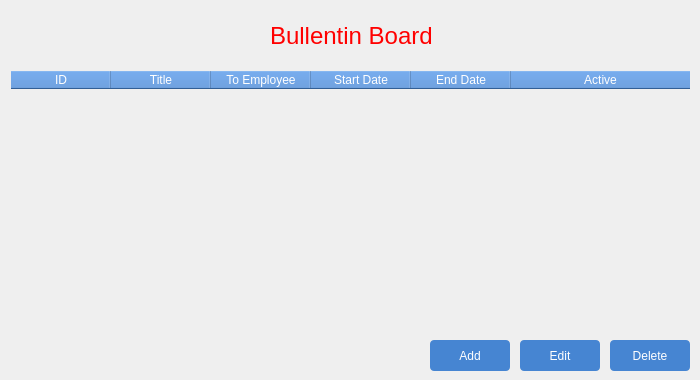
    <widget class="QWidget" name="page_bulletin_board">
     <widget class="QPushButton" name="btnBullentinBoardDelete">
      <property name="geometry">
       <rect>
        <x>610</x>
        <y>340</y>
        <width>80</width>
        <height>31</height>
       </rect>
      </property>
      <property name="font">
       <font>
        <family>Arial</family>
        <pointsize>9</pointsize>
       </font>
      </property>
      <property name="styleSheet">
       <string notr="true">QPushButton {
	text-align: center;
	color: #fff;
	background-color: rgba(70, 133, 210, 1);
	border-radius: 4px;
}

QPushButton:hover {
	background-color: rgba(70, 133, 210, 0.7);
}</string>
      </property>
      <property name="text">
       <string>Delete</string>
      </property>
      <property name="icon">
       <iconset>
        <normaloff>../icons/close.png</normaloff>../icons/close.png</iconset>
      </property>
      <property name="iconSize">
       <size>
        <width>12</width>
        <height>12</height>
       </size>
      </property>
     </widget>
     <widget class="QTableWidget" name="tableBullentinBoard">
      <property name="geometry">
       <rect>
        <x>10</x>
        <y>70</y>
        <width>681</width>
        <height>261</height>
       </rect>
      </property>
      <property name="styleSheet">
       <string notr="true">QTableWidget {
	background: transparent;
}

QHeaderView::section {	
	color: white; 
	background-color: rgba(70, 133, 210, 1);
}</string>
      </property>
      <attribute name="horizontalHeaderHighlightSections">
       <bool>false</bool>
      </attribute>
      <attribute name="horizontalHeaderShowSortIndicator" stdset="0">
       <bool>false</bool>
      </attribute>
      <attribute name="horizontalHeaderStretchLastSection">
       <bool>true</bool>
      </attribute>
      <column>
       <property name="text">
        <string>ID</string>
       </property>
       <property name="font">
        <font>
         <family>Arial</family>
        </font>
       </property>
      </column>
      <column>
       <property name="text">
        <string>Title</string>
       </property>
       <property name="font">
        <font>
         <family>Arial</family>
        </font>
       </property>
      </column>
      <column>
       <property name="text">
        <string>To Employee</string>
       </property>
      </column>
      <column>
       <property name="text">
        <string>Start Date</string>
       </property>
       <property name="font">
        <font>
         <family>Arial</family>
        </font>
       </property>
      </column>
      <column>
       <property name="text">
        <string>End Date</string>
       </property>
       <property name="font">
        <font>
         <family>Arial</family>
        </font>
       </property>
      </column>
      <column>
       <property name="text">
        <string>Active</string>
       </property>
       <property name="font">
        <font>
         <family>Arial</family>
        </font>
       </property>
      </column>
     </widget>
     <widget class="QPushButton" name="btnBullentinBoardEdit">
      <property name="geometry">
       <rect>
        <x>520</x>
        <y>340</y>
        <width>80</width>
        <height>31</height>
       </rect>
      </property>
      <property name="font">
       <font>
        <family>Arial</family>
        <pointsize>9</pointsize>
       </font>
      </property>
      <property name="styleSheet">
       <string notr="true">QPushButton {
	text-align: center;
	color: #fff;
	background-color: rgba(70, 133, 210, 1);
	border-radius: 4px;
}

QPushButton:hover {
	background-color: rgba(70, 133, 210, 0.7);
}</string>
      </property>
      <property name="text">
       <string>Edit</string>
      </property>
      <property name="icon">
       <iconset>
        <normaloff>../icons/edit.png</normaloff>../icons/edit.png</iconset>
      </property>
      <property name="iconSize">
       <size>
        <width>16</width>
        <height>16</height>
       </size>
      </property>
     </widget>
     <widget class="QLabel" name="labelBullentinBoard">
      <property name="geometry">
       <rect>
        <x>270</x>
        <y>20</y>
        <width>201</width>
        <height>31</height>
       </rect>
      </property>
      <property name="font">
       <font>
        <family>Arial</family>
        <pointsize>18</pointsize>
       </font>
      </property>
      <property name="styleSheet">
       <string notr="true">QLabel {
	color: red;
}</string>
      </property>
      <property name="text">
       <string>Bullentin Board</string>
      </property>
     </widget>
     <widget class="QPushButton" name="btnBullentinBoardAdd">
      <property name="geometry">
       <rect>
        <x>430</x>
        <y>340</y>
        <width>80</width>
        <height>31</height>
       </rect>
      </property>
      <property name="font">
       <font>
        <family>Arial</family>
        <pointsize>9</pointsize>
       </font>
      </property>
      <property name="styleSheet">
       <string notr="true">QPushButton {
	text-align: center;
	color: #fff;
	background-color: rgba(70, 133, 210, 1);
	border-radius: 4px;
}

QPushButton:hover {
	background-color: rgba(70, 133, 210, 0.7);
}</string>
      </property>
      <property name="text">
       <string>Add</string>
      </property>
      <property name="icon">
       <iconset>
        <normaloff>../icons/add.png</normaloff>../icons/add.png</iconset>
      </property>
      <property name="iconSize">
       <size>
        <width>16</width>
        <height>16</height>
       </size>
      </property>
     </widget>
    </widget>
